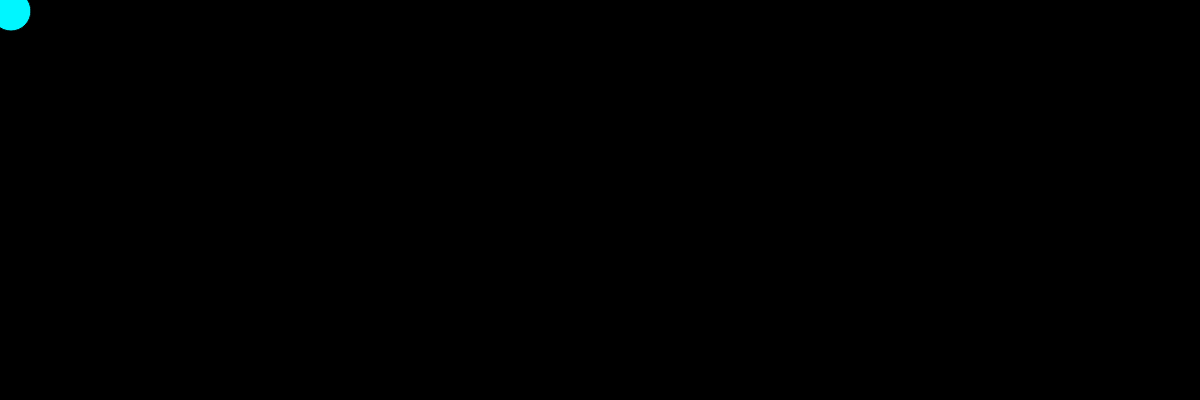
Frame 1 (no input)
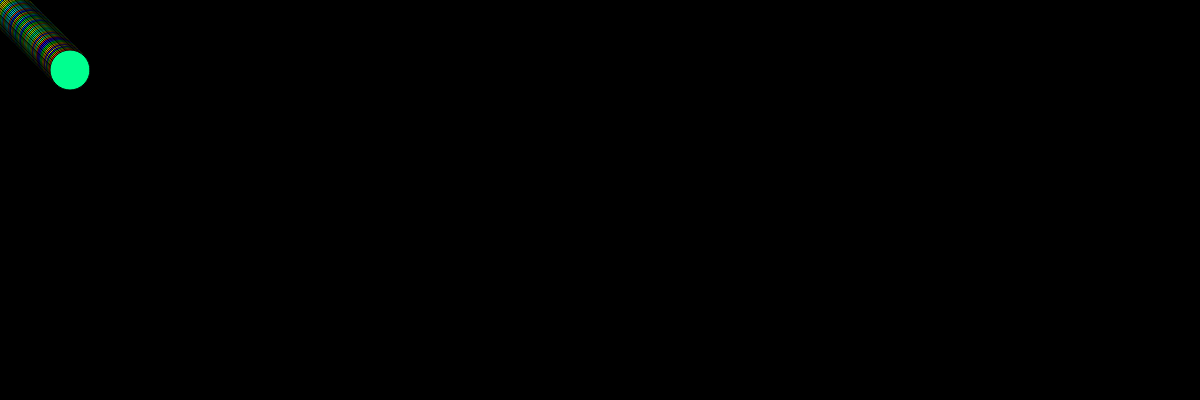
Frame 60 (no input)
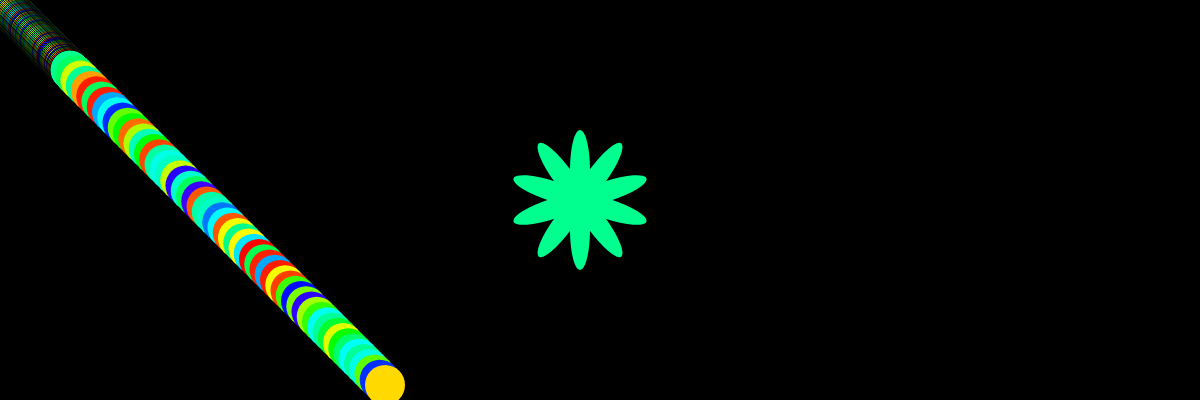
Frame 120 (the mouse pressed at the canvas centre since frame 60)

The p5.js sketch that drew these frames (run headless with seeded random() and noise() and a simulated clock; from frame 60 on, the mouse is pressed at the canvas centre):

// p5.js sketch
// ── sketch.js
let ball = {};                        //create ball object
ball.width = 40;                      // create variable ball.width and set the value to 40
ball.x = 10;                          //create variable ball.x and set the value to 10
ball.y = 10;                          //create variable ball.y and set the value to 10
ball.delta_x = 1;                     //create variable ball.delta_x and set value to 1
ball.delta_y = 1;                     //create variable ball.delta_y and set value to 1
ball.scale_x = 1;                     //create variable ball.scale_x and set value to 1
ball.scale_y = 1;                     //create variable ball.scale_y and set value to 1


function setup() {
    createCanvas(windowWidth, 400);     //create a canvas that is the width of the window and 400 megapixels tall
background(0);                    //set canvas background to white.  everything that happens after setup will be on top of the white background
    colorMode(HSB);               // use colorMode
    rectMode(CENTER);
}



function draw() {                                 //after setup loop the next functions
//start ball movement
//ball will move down 1 and to the right 1
    ball.x += ball.delta_x * ball.scale_x;        //new way of showing ball.x = ball.x + (ball.delta_x times ball.scale_x).  Reminder ball.scale_x will change when mouse is clicked
    ball.y += ball.delta_y * ball.scale_y;        //new way of showing ball.y = ball.y + (ball.delta_y times ball.scale_y).  Reminder ball.scale_y will change when mouse is clicked



//changes the direction of the ball when it reaches the canvas sides
    if (ball.x >= width || ball.x <= 0) {       //if the x position of ball is greater than or equal to canvas width OR the x position of ball is less than or equal to 0
        ball.delta_x = -1 * ball.delta_x;         //if above is true, change the direction of the ball to go the opporsite direction.
    }
    if (ball.y >= height || ball.y <= 0) {      //if the y position of ball is greather than or equal to canvas height (identified as 400 in the setup) OR the y position of the ball is less than zero
        ball.delta_y = -1 * ball.delta_y;         //if above is true, change the direction of the ball to go the opposite direction
    }


                                             //create a circle that is filled white that starts at (10,10) and 40 tall and 40 wide
  fill(random(255), 255, 255);               //use randome hue, saturation and brightness to fill the ball
  ellipse(ball.x, ball.y, ball.width, ball.width);

}

//value of ball.scale_x and _y will change based on where on the screen the mouse is when clicked
function mousePressed() {                                 //outside the draw function these things will open happen when the mouse is clicked
    ball.scale_x = map(mouseX, 0, width, 0.5, 10);        //when mouse is clicked, and x value of mouse is between 0 and canvas width, ball.scale_x will be between .5 and 10
    ball.scale_y = map(mouseY, 0, height, 0.5, 10);       //when mouse is clicked, and y value of is between 0 and anvas height, variable ball.scale_y will be between .5 and 10
    translate(580, 200);                                  // move center of canvas to 580,200
      noStroke();                                         //remove outline
      for (let i = 0; i < 10; i ++) {
        ellipse(0, 30, 20, 80);                           //create an ellipse
        rotate(PI/5);                                     //rotate ellipse
      }
}
